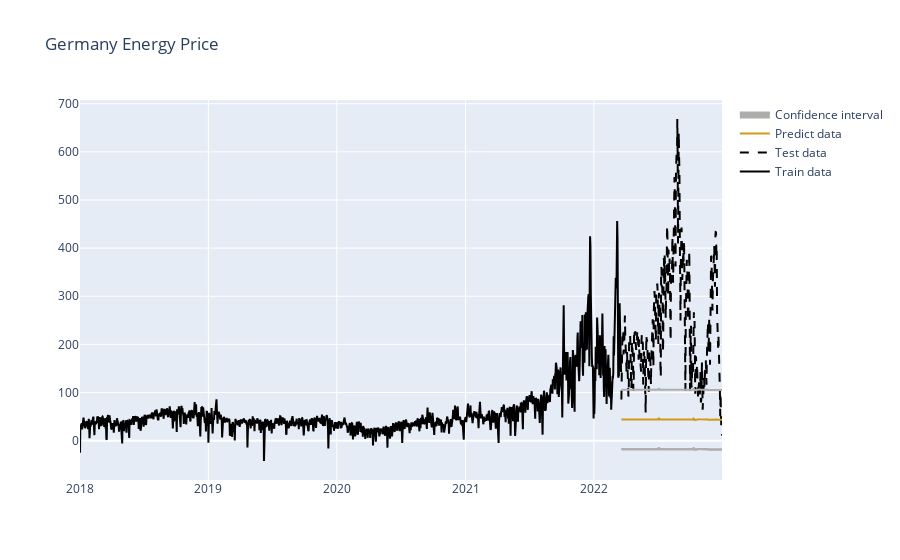

Notebook cell for this chart:
### Code cell
plot_predict_vs_test(energy_prices_df, y_test, y_pre, 'Germany Energy Price')

### Figure 1 — Plotly figure (JSON) as saved in the notebook; plotly's stock layout.template omitted (floating-point values rounded to 4 significant figures; data arrays with more than 128 entries replaced by an {"elided": "..."} marker saying what was removed)
{"data": [{"line": {"color": "rgba(0,0,0,1)"}, "name": "Train data", "type": "scatter", "x": {"elided": "1580 str values"}, "y": {"elided": "1580 float values"}}, {"line": {"color": "rgba(0,0,0,1)", "dash": "dash"}, "name": "Test data", "type": "scatter", "x": {"elided": "287 str values"}, "y": {"elided": "287 float values"}}, {"line": {"color": "rgba(210, 153, 26, 1)"}, "name": "Predict data", "type": "scatter", "x": {"elided": "287 str values"}, "y": {"elided": "287 float values"}}, {"line": {"color": "rgba(174, 173, 172, 1)"}, "showlegend": false, "type": "scatter", "x": {"elided": "287 str values"}, "y": {"elided": "287 float values"}}, {"line": {"color": "rgba(174, 173, 172, 1)"}, "showlegend": false, "type": "scatter", "x": {"elided": "287 str values"}, "y": {"elided": "287 float values"}}, {"fill": "tonexty", "fillcolor": "rgba(174, 173, 172, 1)", "line": {"color": "rgba(174, 173, 172, 1)"}, "name": "Confidence interval", "type": "scatter", "x": {"elided": "287 str values"}, "y": {"elided": "287 float values"}}], "layout": {"title": {"text": "Germany Energy Price"}}}
